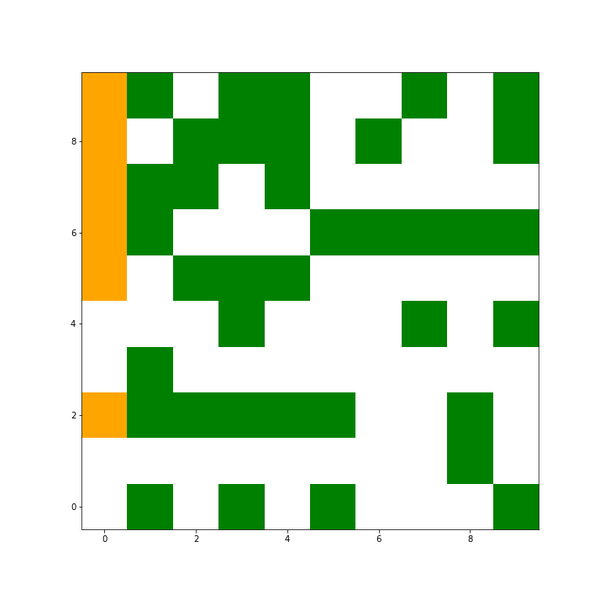
#> input picture assignment_1/data/temp/fig0.png, 605 x 605 px, shrunk from 720 x 720 before the run, found by its file name; its folder holds only this picture in this run
$ python schelling_model.py
#> lines starting #> are read from the running program, lines starting #| are printed output that depends on the picture
### assignment_3/gif_tool.py
# Piotr Rogula, 249801
from matplotlib import pyplot as plt
from matplotlib import colors
from natsort import natsorted
import os
import imageio.v2 as imageio


class GifTool:
    """ tool visualizing the model."""
    def __init__(self, pic_dir: str = 'data/temp', gif_dir: str = 'data/gif', cmap=None, bounds=None):
        self.pic_dir = pic_dir
        self.gif_dir = gif_dir

        self.clear_dir(self.pic_dir)
#> the loop in play, `for i in range(iter_num):` made 3 passes
#> pass 1, in save_pic, `plt.savefig(f'data/temp/fig{self.img_num}')`:
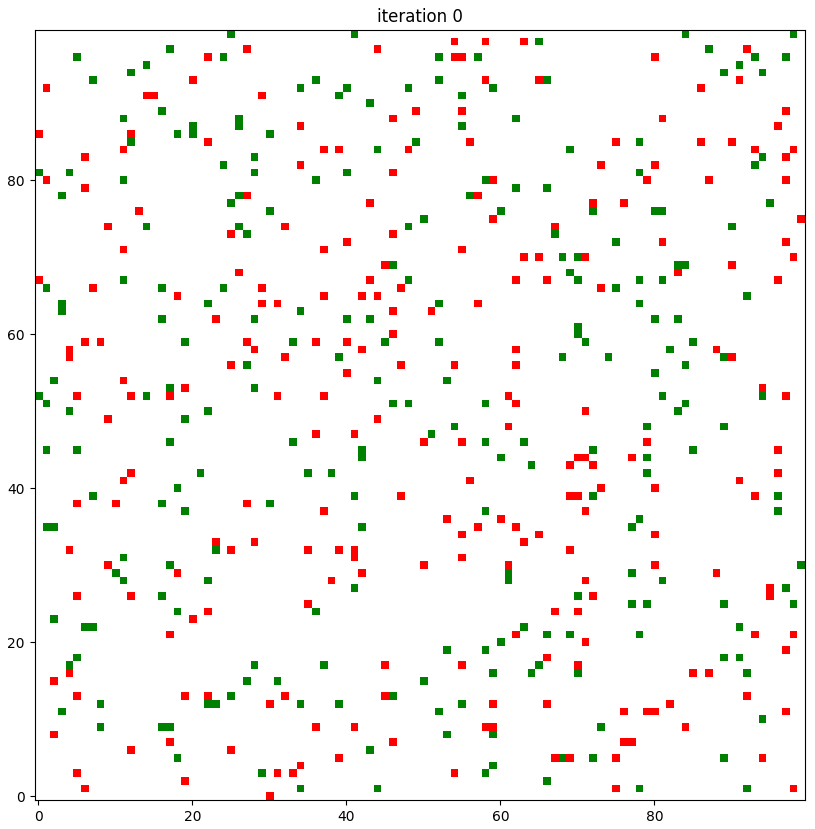
#> figure drawn by matplotlib, 1 panel

        if not cmap:
            self.cmap = colors.ListedColormap(['white', 'red', 'green'])
            bounds = [-.5, .5, 1.5, 2.5]
        else:
            self.cmap = cmap
            bounds = bounds

        self.norm = colors.BoundaryNorm(bounds, self.cmap.N)
        self.img_num = 0

    def save_pic(self, data, title=None):
        self.visualize(data)
        if title:
            plt.title(title)
        plt.savefig(f'data/temp/fig{self.img_num}')
        plt.close()
        self.img_num += 1

    def visualize(self, data):
        plt.figure(figsize=(10, 10))
        img = plt.imshow(data, interpolation='nearest', origin='lower',
                         cmap=self.cmap, norm=self.norm)

        # return img

    def save_gif(self, name, **kwargs):
#> called with name = 'testing.gif'
        images = []
        for file_name in natsorted(os.listdir(self.pic_dir)):
            if file_name.endswith('.png'):
                file_path = os.path.join(self.pic_dir, file_name)
                images.append(imageio.imread(file_path))

        imageio.mimsave(f'{self.gif_dir}/{name}', images, **kwargs)

    @staticmethod
    def clear_dir(directory):
        for file_name in os.listdir(directory):
            if file_name.endswith('.png'):
                os.remove(f'{directory}/{file_name}')

### assignment_3/utils.py
# Piotr Rogula, 249801
def from_list(list_of_cords: list[list[int, int]]):
    return [[it[0] for it in list_of_cords], [it[1] for it in list_of_cords]]


def to_list(cords: list[list[int], list[int]]):
    return [it for it in zip(cords[0], cords[1])]

### assignment_3/schelling_model.py
# Piotr Rogula, 249801
import itertools
import numpy as np
# from assignment_3.utils import to_list, from_list

# try:
from utils import to_list, from_list
# except:
#     from .utils import to_list, from_list
import random
from copy import copy
from gif_tool import GifTool

# 1 iteration - get all unhappy agents, move it one by one

# loop, 1 iteration:
# 1. get list of all agents
# 2. shuffle the list
# 3. iterate over the list:
# 3a. check if agent is unhappy
# 3b. if so, move him

# use periodic boundary condition (ostatni jest sąsiadem pierwszego)


class SchellingModel:
    """ Schnelling Model implementation."""
    def __init__(self, size: int = 100, neighbourhood_range: int = 1, n_agents: tuple[int, int] = (250, 250),
                 j_t: tuple[float, float] = (0.5, 0.5), gif_tool: None | GifTool = None):
        """
        Args:
            size: size of the square lattice
            neighbourhood_range: distance to consider being a neighbour.
            n_agents: tuple with number of agents from each type.
            j_t: desired fraction of neighbour of similar type for each fraction.
            gif_tool: visualization tool
        """
        self.n_agents = n_agents
        self.size = size
        self.neighbourhood_range = neighbourhood_range
        self.j_t = j_t

        self.lattice = self._generate_lattice()
        # self.m = self._get_m_parameter()
        self.empty_spots = []
        self.agents = []

        self.run = True

        self.gif_tool = gif_tool

    def _generate_lattice(self):
        """ generate initial lattice."""
        self.lattice = np.zeros(self.size ** 2 - np.sum(self.n_agents))
        for ind, it in enumerate(self.n_agents):
            self.lattice = np.append(self.lattice, np.ones(it) * (ind + 1))
        np.random.shuffle(self.lattice)
        self.lattice = self.lattice.reshape((self.size, self.size))
        return self.lattice

    def _update_empty_spots(self):
        self.empty_spots = np.argwhere(self.lattice == 0).tolist()
        return self.empty_spots

    def _update_agents(self):
        self.agents = np.argwhere(self.lattice != 0).tolist()
        return self.agents

    def get_neighbours(self, agent_index: tuple[int, int]):
        """ Get all the neighbours of given agent_index (row_num, col_num)
        args:
            agent_index: given agent_index
        Returns:
            neighbour list. """
        nb_row = [it % self.size for it in range(agent_index[0] - self.neighbourhood_range,
                  (agent_index[0] + self.neighbourhood_range + 1))]
        nb_col = [it % self.size for it in range(agent_index[1] - self.neighbourhood_range,
                  (agent_index[1] + self.neighbourhood_range + 1))]
        neighbours = itertools.product(nb_row, nb_col)

        return [it for it in neighbours if list(it) != agent_index]

    def get_happiness(self, agent_index: tuple[int, int], agent_type: int):
        """ get happines of given agent."""
        neighbours = from_list(self.get_neighbours(agent_index))
        occupied_cells = np.sum(self.lattice[neighbours[0], neighbours[1]] != 0)
        similar_cells = np.sum(self.lattice[neighbours[0], neighbours[1]] == agent_type)

        if occupied_cells == 0:
            return self._no_neighbours_validation()  # returns 1

        return similar_cells / occupied_cells

    def _get_type(self, agent_index: tuple[int, int]):
        """ get agent type. """
        return self.lattice[agent_index[0], agent_index[1]]

    def validate_happiness(self, agent_index: tuple[int, int], agent_type: int):
        """ validate if agent is happy using j_t."""
        return self.get_happiness(agent_index, agent_type) >= self.j_t[int(agent_type)-1]

    def play(self, iter_num):
        """ process simulation. """
        for i in range(iter_num):
            # image save
            if self.gif_tool:
                self.gif_tool.save_pic(data=self.lattice, title=f'iteration {i}')
            self.single_iteration()
            if not self.run:

                return i
        return iter_num

    def single_iteration(self):
        """ one iteration. """
        self.run = False
        self._update_empty_spots()
        list_of_agents = copy(self._update_agents())

        # shuffle
        random.shuffle(list_of_agents)

        for agent in list_of_agents:
            agent_type = self._get_type(agent)

            # print(agent, agent_type, self.validate_happiness(agent, agent_type))

            if not self.validate_happiness(agent, agent_type):  # agent is unhappy
                self.move(agent, agent_type)
                self.run = True

    def _no_neighbours_validation(self):
        """ method validating the happiness of an agent with no neighbours. In that case agent is happy."""
        return 1

    def move(self, agent, agent_type):
        new_place = random.choice(self.empty_spots)

        self.lattice[agent[0], agent[1]] = 0
        self.lattice[new_place[0], new_place[1]] = agent_type

        self.agents.remove(agent)
        self.empty_spots.append(agent)

        self.agents.append(new_place)
        self.empty_spots.remove(new_place)

    def get_segregation_index(self):
        """ get segregation index: avg of similar_neighbours/ neighbours of each agent"""
        agents = self._update_agents()

        return np.mean([self.get_happiness(agent, self._get_type(agent)) for agent in agents])


class SchellingModelUnhappy(SchellingModel):
    """ Schelling Model where a cell w/o occupied cells around is considered as unhappy."""

    def _no_neighbours_validation(self):
        """ method validating the happiness of an agent with no neighbours. In that case agent is unhappy."""
        return 0


if __name__ == "__main__":
    gif_tool = GifTool()
    lattice = SchellingModel(size=100, n_agents=(250, 250), gif_tool=gif_tool)
    lattice.play(50)
    print(lattice.lattice)
    print(lattice.get_segregation_index())
    gif_tool.save_gif('testing.gif')
